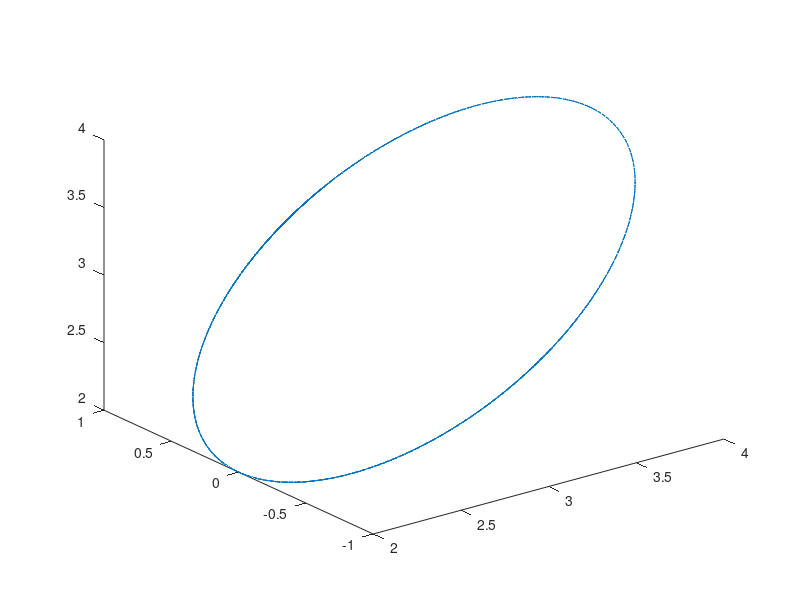

The MATLAB script that drew this image:
clc
clear all
t=0:pi/500:40*pi;
xt=(3+cos(sqrt(32)*t));
yt=sin(sqrt(32)*t);
zt=(3+cos(sqrt(32)*t));
plot3(xt,yt,zt)
